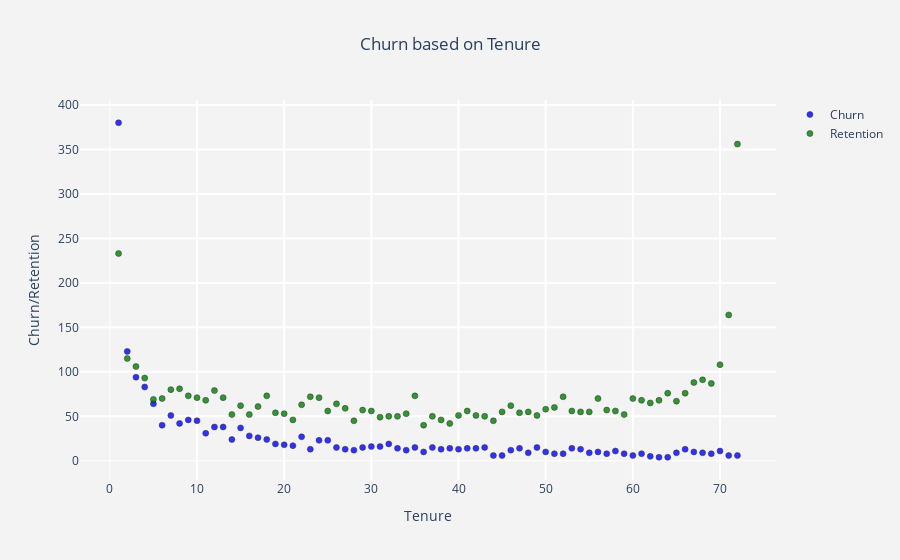

This figure's notebook cell:
### Markdown cell above
## 4.3 Churn Rate by Numerical Features

### Code cell
tenure = df.groupby('Churn')['tenure'].value_counts().unstack(0)

def tenure_scatter(df):
    
    t1 = go.Scatter(
            x = list(df.index),
            y = df.loc[:,'Yes'],
            mode = 'markers',
            name = 'Churn',
            marker = dict(
                line = dict(
                    color = "black",
                    width = .5),
                color = 'blue',
                opacity = 0.8
               ),
        )

    t2 = go.Scatter(
            x = list(df.index),
            y = df.loc[:,'No'],
            mode = 'markers',
            name = 'Retention',
            marker = dict(
                line = dict(
                    color = "black",
                    width = .5),
                color = 'green',
                opacity = 0.8
               ),
        )

    layout = go.Layout(dict(
        title='Churn based on Tenure',
        plot_bgcolor  = "rgb(243,243,243)",
        paper_bgcolor = "rgb(243,243,243)",
        xaxis = dict(
            gridcolor = 'rgb(255, 255, 255)',
            title = "Tenure",
            zerolinewidth=1,
            ticklen=5,
            gridwidth=2
            ),
        yaxis = dict(
            gridcolor = 'rgb(255, 255, 255)',
            title = "Churn/Retention",
            zerolinewidth=1,
            ticklen=5,
            gridwidth=2
            ),
        )
    )
    
    data = [t1,t2]

    fig  = go.Figure(data=data,layout=layout)
    fig.update_layout(title_x=0.5)
    py.iplot(fig)

tenure_scatter(tenure)

### Figure 1 — Plotly figure (JSON) as saved in the notebook; plotly's stock layout.template omitted (floating-point values rounded to 4 significant figures)
{"data": [{"marker": {"color": "blue", "line": {"color": "black", "width": 0.5}, "opacity": 0.8}, "mode": "markers", "name": "Churn", "type": "scatter", "x": [1, 2, 3, 4, 5, 6, 7, 8, 9, 10, 11, 12, 13, 14, 15, 16, 17, 18, 19, 20, 21, 22, 23, 24, 25, 26, 27, 28, 29, 30, 31, 32, 33, 34, 35, 36, 37, 38, 39, 40, 41, 42, 43, 44, 45, 46, 47, 48, 49, 50, 51, 52, 53, 54, 55, 56, 57, 58, 59, 60, 61, 62, 63, 64, 65, 66, 67, 68, 69, 70, 71, 72], "y": [380, 123, 94, 83, 64, 40, 51, 42, 46, 45, 31, 38, 38, 24, 37, 28, 26, 24, 19, 18, 17, 27, 13, 23, 23, 15, 13, 12, 15, 16, 16, 19, 14, 12, 15, 10, 15, 13, 14, 13, 14, 14, 15, 6, 6, 12, 14, 9, 15, 10, 8, 8, 14, 13, 9, 10, 8, 11, 8, 6, 8, 5, 4, 4, 9, 13, 10, 9, 8, 11, 6, 6]}, {"marker": {"color": "green", "line": {"color": "black", "width": 0.5}, "opacity": 0.8}, "mode": "markers", "name": "Retention", "type": "scatter", "x": [1, 2, 3, 4, 5, 6, 7, 8, 9, 10, 11, 12, 13, 14, 15, 16, 17, 18, 19, 20, 21, 22, 23, 24, 25, 26, 27, 28, 29, 30, 31, 32, 33, 34, 35, 36, 37, 38, 39, 40, 41, 42, 43, 44, 45, 46, 47, 48, 49, 50, 51, 52, 53, 54, 55, 56, 57, 58, 59, 60, 61, 62, 63, 64, 65, 66, 67, 68, 69, 70, 71, 72], "y": [233, 115, 106, 93, 69, 70, 80, 81, 73, 71, 68, 79, 71, 52, 62, 52, 61, 73, 54, 53, 46, 63, 72, 71, 56, 64, 59, 45, 57, 56, 49, 50, 50, 53, 73, 40, 50, 46, 42, 51, 56, 51, 50, 45, 55, 62, 54, 55, 51, 58, 60, 72, 56, 55, 55, 70, 57, 56, 52, 70, 68, 65, 68, 76, 67, 76, 88, 91, 87, 108, 164, 356]}], "layout": {"paper_bgcolor": "rgb(243,243,243)", "plot_bgcolor": "rgb(243,243,243)", "title": {"text": "Churn based on Tenure", "x": 0.5}, "xaxis": {"gridcolor": "rgb(255, 255, 255)", "gridwidth": 2, "ticklen": 5, "title": {"text": "Tenure"}, "zerolinewidth": 1}, "yaxis": {"gridcolor": "rgb(255, 255, 255)", "gridwidth": 2, "ticklen": 5, "title": {"text": "Churn/Retention"}, "zerolinewidth": 1}}}
